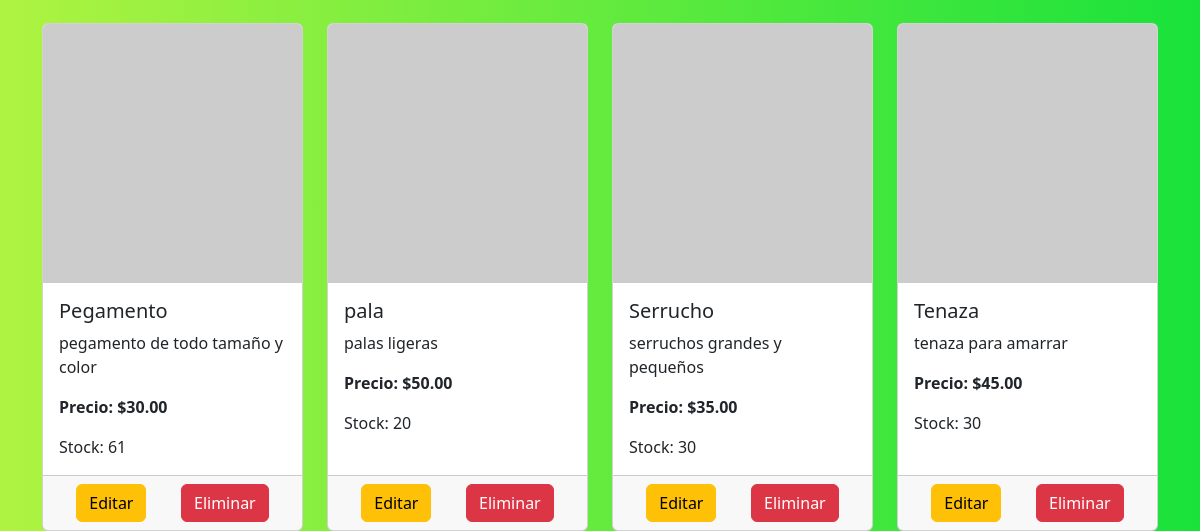
The app's page /productos/ (lower part), older data.
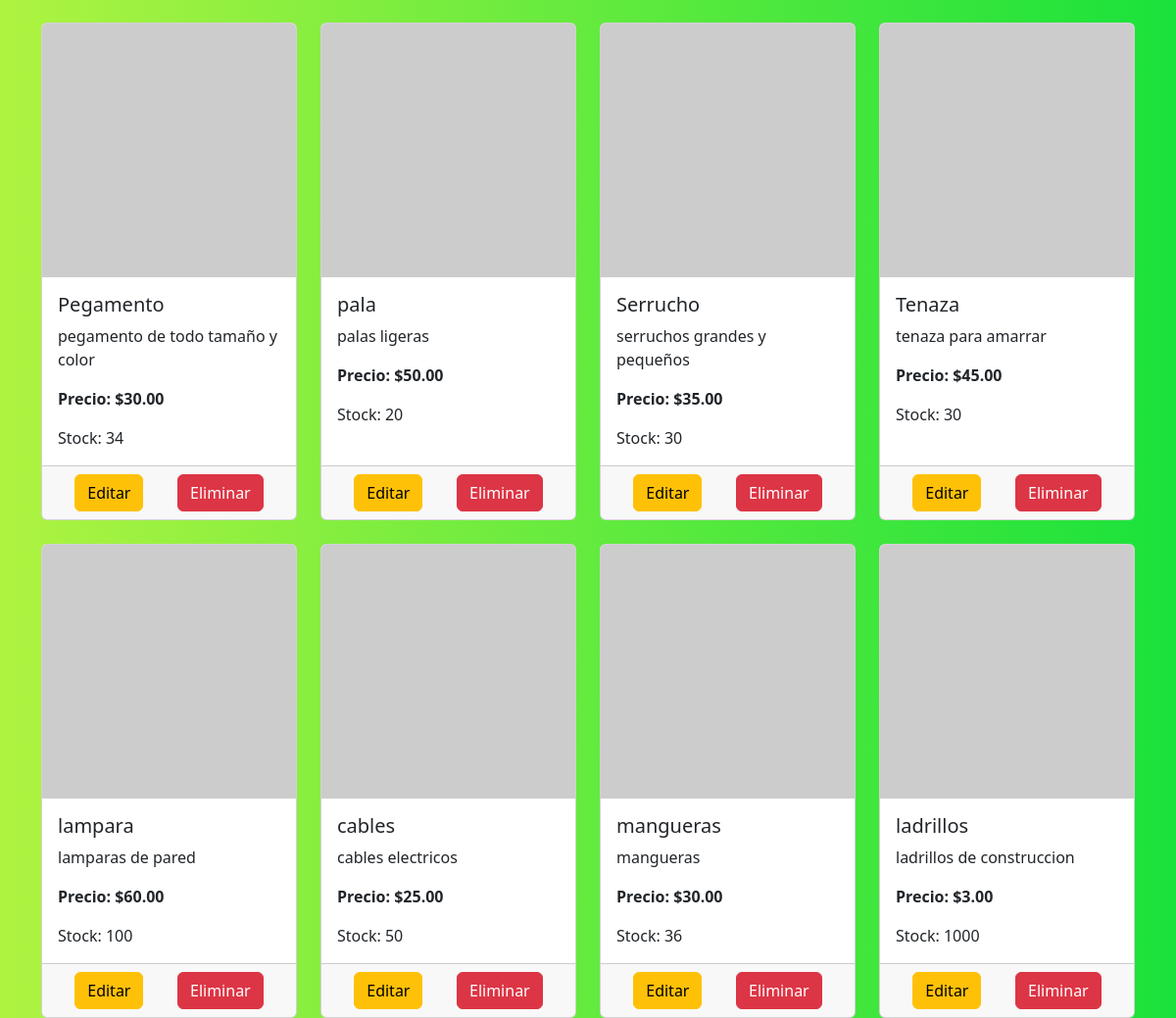
The same page, newer data.
### models/producto_model.py (models this page shows, shortened)
class Producto(db.Model):
    __tablename__ = "productos"
    id = db.Column(db.Integer, primary_key=True)
    nombre = db.Column(db.String(100), nullable=False)
    descripcion = db.Column(db.String(120), nullable=False)
    precio = db.Column(db.Float(11, 2), nullable=False)
    stock = db.Column(db.Integer, nullable=False)
    ventas = db.relationship('Venta', back_populates='producto')
    compras = db.relationship('Compra', back_populates='producto')
    facturas = db.relationship('Factura', back_populates='producto')
    @staticmethod
    def get_all():
        return Producto.query.all()

### controllers/producto_controller.py (the view)
@producto_bp.route("/")
def index():
    productos = Producto.get_all()
    return producto_view.list(productos)

### run.py (called while the page is built)
@app.context_processor
def inject_active_path():
    def is_active(path):
        return 'active' if request.path == path else ''
    return(dict(is_active =  is_active))

### views/producto_view.py (called while the page is built)
def list(productos):
    return render_template('productos/index.html' , productos=productos)

### templates/productos/index.html (shortened to what this page needs)
{% extends 'base.html' %}
{% block content %}
<div class="row row-cols-1 row-cols-sm-2 row-cols-md-3 row-cols-lg-4 g-4">
    {% for item in productos %}
    <div class="col">
        <div class="card h-100">
            <img src="{{ item.imagen_url or 'https://via.placeholder.com/150' }}" class="card-img-top" alt="{{ item.nombre }}">
            <div class="card-body">
                <h5 class="card-title">{{ item.nombre }}</h5>
                <p class="card-text">{{ item.descripcion }}</p>
                <p class="card-text fw-bold">Precio: ${{ item.precio | round(2) }}</p>
                <p class="card-text">Stock: {{ item.stock }}</p>
            </div>
            <div class="card-footer d-flex justify-content-around">
                <a href="{{ url_for('producto.edit', id=item.id) }}" class="btn btn-warning">Editar</a>
                <a href="{{ url_for('producto.delete', id=item.id) }}" class="btn btn-danger" onclick="return confirm('¿Estás seguro de eliminar este producto?')">Eliminar</a>
            </div>
        </div>
    </div>
    {% endfor %}
</div>
{% endblock %}

### templates/base.html (shortened to what this page needs)
<!doctype html>
<html lang="es">
  <head>
    <link href="https://cdn.jsdelivr.net/npm/bootstrap@5.3.3/dist/css/bootstrap.min.css" rel="stylesheet">
  </head>
  <body>
    <div class="container">
        {% block content %}
        {% endblock %}
    </div>
  </body>
</html>

### templates/base.html (style rules this page uses)
body { background: linear-gradient(to right, #aff341, #19e23b); min-height: 100vh; }

Row changes from the older to the newer data that the page shows:
changed Producto "Pegamento": stock "61" → "34"
added Producto: nombre "lampara", descripcion "lamparas de pared", precio "60.00", stock "100"
added Producto: nombre "cables", descripcion "cables electricos", precio "25.00", stock "50"
added Producto: nombre "mangueras", descripcion "mangueras", precio "30.00", stock "36"
added Producto: nombre "ladrillos", descripcion "ladrillos de construccion", precio "3.00", stock "1000"
